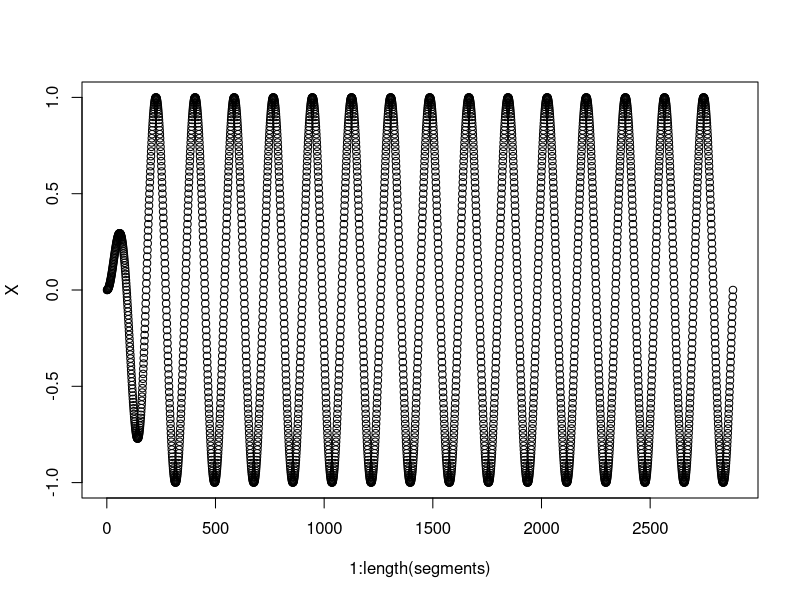
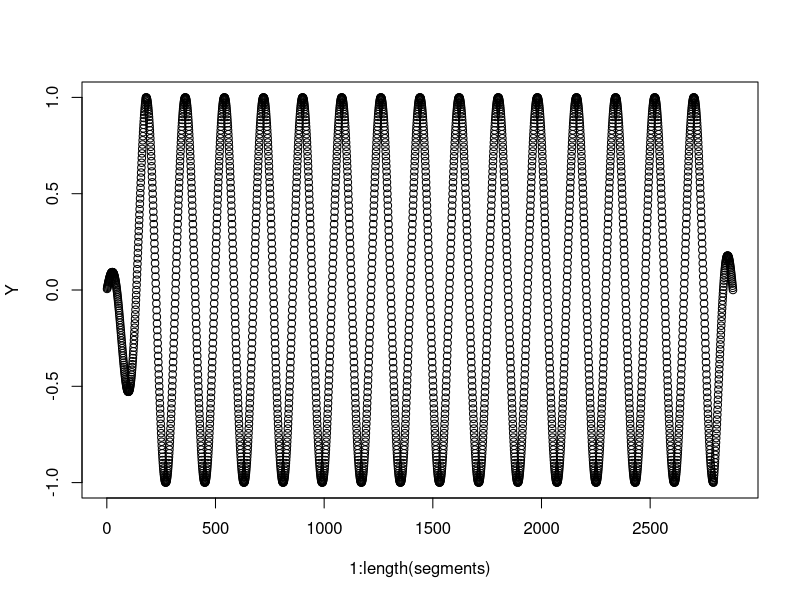
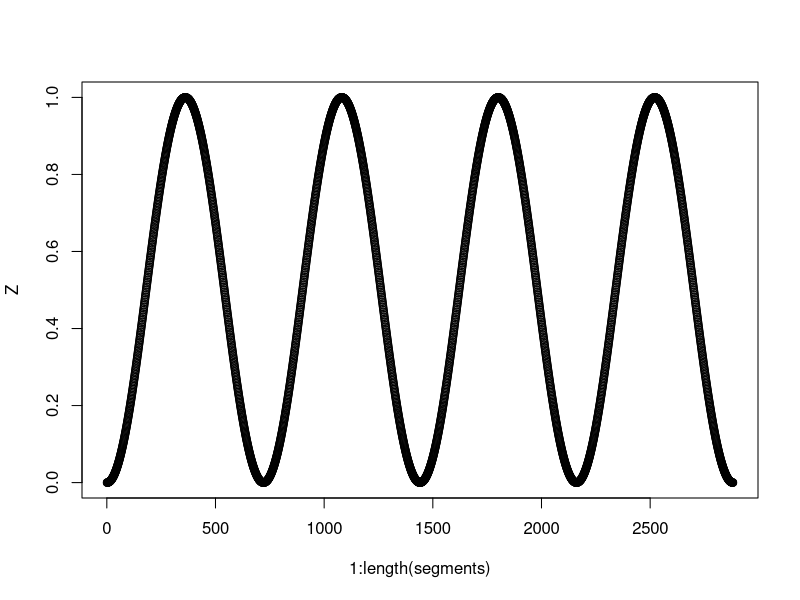

Recreate these plots in R, in order. (Note: this script raises an error after producing the figures.)
##  Radius to perform spiral
radius<-50
##  height of total movement
height<-400
circumference<-2*radius*pi

segmentsPerRevolution<-180

numberOfRotations<-16
numberOfOscilations<-4

segments<-0:(segmentsPerRevolution*numberOfRotations)

X<-sin((pi/180)*segments*360/segmentsPerRevolution)
Y<-cos((pi/180)*segments*360/segmentsPerRevolution)
Z<--cos((pi/180)*(segments/(numberOfRotations/numberOfOscilations))*360/segmentsPerRevolution)/2+0.5

firstRotation<-1:segmentsPerRevolution
X[firstRotation]<-X[firstRotation]*firstRotation/segmentsPerRevolution
Y[firstRotation]<-Y[firstRotation]*firstRotation/segmentsPerRevolution
lastHalfRotation<-(length(segments)-segmentsPerRevolution/2):length(segments)
Y[lastHalfRotation]<-Y[lastHalfRotation]*(length(segments)-lastHalfRotation)/(segmentsPerRevolution/2)

plot(1:length(segments),X)
plot(1:length(segments),Y)
plot(1:length(segments),Z)

spiralDataFrame<-data.frame(X=X*radius,Y=Y*radius,Z=Z*height)
X<-X*radius
Y<-Y*radius
Z<-Z*height

outputGCode<-function(X,Y,Z) {
  print(paste("G1 X",round(X,2),"Y",round(Y,2),"Z",round(Z,2),sep=" "))
}

gCode<-apply(spiralDataFrame,1, function(x) outputGCode(x['X'],x['Y'],x['Z']))
write.csv(gCode,file="test.standard.txt",row.names=FALSE, quote=FALSE)


dDiagonalRod<-200
dRadius<-100
towerXAngle<-210
towerYAngle<-330
towerZAngle<-90
dTower1x<-(cos(towerXAngle*pi/180)*dRadius)
dTower1y<-(sin(towerXAngle*pi/180)*dRadius)
dTower2x<-(cos(towerYAngle*pi/180)*dRadius)
dTower2y<-(sin(towerYAngle*pi/180)*dRadius)
dTower3x<-(cos(towerZAngle*pi/180)*dRadius)
dTower3y<-(sin(towerZAngle*pi/180)*dRadius)

cartesianToDelta<-function(X,Y,Z) {
  dX<-sqrt(dDiagonalRod^2 - (dTower1x-X)^2 - (dTower1y-Y)^2) + Z - 173.21
  dY<-sqrt(dDiagonalRod^2 - (dTower2x-X)^2 - (dTower2y-Y)^2) + Z - 173.21
  dZ<-sqrt(dDiagonalRod^2 - (dTower3x-X)^2 - (dTower3y-Y)^2) + Z - 173.21
  #return(c(dX,dY,dZ)) 
  print(paste("G1 X",round(dX,2),"Y",round(dY,2),"Z",round(dZ,2),sep=" "))
}

cartesianToDelta(0,0,0)
deltaGCode<-apply(spiralDataFrame,1, function(x) cartesianToDelta(x['X'],x['Y'],x['Z']))
write.csv(deltaGCode,file="test.delta.txt",row.names=FALSE, quote=FALSE)

############## Functions to adjust carriage speed to attain suitable effector speed
feedRate<-function(speed,X1,X2,Y1,Y2,Z1,Z2,dX1,dX2,dY1,dY2,dZ1,dZ2) {
  X.diff<-X2-X1
  Y.diff<-Y2-Y1
  Z.diff<-Z2-Z1
  dist<-sqrt(X.diff^2+Y.diff^2+Z.diff^2)
  time<-dist/speed
  
  dX.diff<-dX2-dX1
  dY.diff<-dY2-dY1
  dZ.diff<-dZ2-dZ1
  ddist<-sqrt(dX.diff^2+dY.diff^2+dZ.diff^2)
  return(speed*ddist/dist)
}

writeGCode<-function(X,Y,Z,Feed) {
  print(paste("G1 X",round(X,2),"Y",round(Y,2),"Z",round(Z,2),"F",round(Feed,0),sep=" "))
}

speed<-20000 #mm/min
Fvalue<-numeric(length(X))

Fvalue[1]<-feedRate(speed,0,X[1],0,Y[1],0,Z[1],0,dX[1],0,dY[1],0,dZ[1])
for(i in 2:length(X)) {
  Fvalue[i]<-feedRate(speed,X[i-1],X[i],Y[i-1],Y[i],Z[i-1],Z[i],dX[i-1],dX[i],dY[i-1],dY[i],dZ[i-1],dZ[i])
}

Sprial.delta.mod.feedrate<-writeGCode(dX,dY,dZ,Fvalue)
write.csv(Sprial.delta.mod.feedrate,file=paste("spiral.speed.change.",speed,".gcode",sep=""),row.names=FALSE, quote=FALSE)


##  20,000 mm/min is the maximum effector speed before combined axis speed exceeds 30,000 mm/min (500 mm/s)
maxAxisSpeed<-function(speed,X1,X2,Y1,Y2,Z1,Z2,dX1,dX2,dY1,dY2,dZ1,dZ2) {
  X.diff<-X2-X1
  Y.diff<-Y2-Y1
  Z.diff<-Z2-Z1
  dist<-sqrt(X.diff^2+Y.diff^2+Z.diff^2)
  time<-dist/speed
  
  dX.diff<-dX2-dX1
  dY.diff<-dY2-dY1
  dZ.diff<-dZ2-dZ1
  return(list(max=max(dX.diff/time,dY.diff/time,dZ.diff/time),min=min(dX.diff/time,dY.diff/time,dZ.diff/time)))
}
maxMotorSpeed<-numeric(length(X))
maxMotorSpeed[1]<-maxAxisSpeed(speed,0,X[1],0,Y[1],0,Z[1],0,dX[1],0,dY[1],0,dZ[1])$max
for(i in 2:length(X)) {
  maxMotorSpeed[i]<-maxAxisSpeed(speed,X[i-1],X[i],Y[i-1],Y[i],Z[i-1],Z[i],dX[i-1],dX[i],dY[i-1],dY[i],dZ[i-1],dZ[i])$max
}
min(maxMotorSpeed)
max(maxMotorSpeed)
plot(1:length(X),maxMotorSpeed)

##  Max motor speed exceeds effector speed by nearly 15 %
##  Effector speed: 12000 mm/min (200 mm/s)
##  Carriage speed: 13686 mm/min (228 mm/s)

##  Max step rate achieved per segment (value returned is steps per second)
maxStepRate<-function(speed,X1,X2,Y1,Y2,Z1,Z2,dX1,dX2,dY1,dY2,dZ1,dZ2) {
  X.diff<-X2-X1
  Y.diff<-Y2-Y1
  Z.diff<-Z2-Z1
  dist<-sqrt(X.diff^2+Y.diff^2+Z.diff^2)
  time<-dist*60/speed
  
  dX.diff<-dX2-dX1
  dY.diff<-dY2-dY1
  dZ.diff<-dZ2-dZ1
  steps<-abs(dX.diff)+abs(dY.diff)+abs(dZ.diff)*80 #80 steps/mm for each axis
  return(steps/time)
}
maxStepsTotalRate<-numeric(length(X))
maxStepsTotalRate[1]<-maxStepRate(speed,0,X[1],0,Y[1],0,Z[1],0,dX[1],0,dY[1],0,dZ[1])
for(i in 2:length(X)) {
  maxStepsTotalRate[i]<-maxStepRate(speed,X[i-1],X[i],Y[i-1],Y[i],Z[i-1],Z[i],dX[i-1],dX[i],dY[i-1],dY[i],dZ[i-1],dZ[i])
}
min(maxStepsTotalRate)
max(maxStepsTotalRate)
plot(1:length(X),maxStepsTotalRate)

##  Max step rate for 12000 mm/min is 18195 steps/second across all steppers
##  At 20000 mm/min, step rate maxes at 30,326 steps/second

